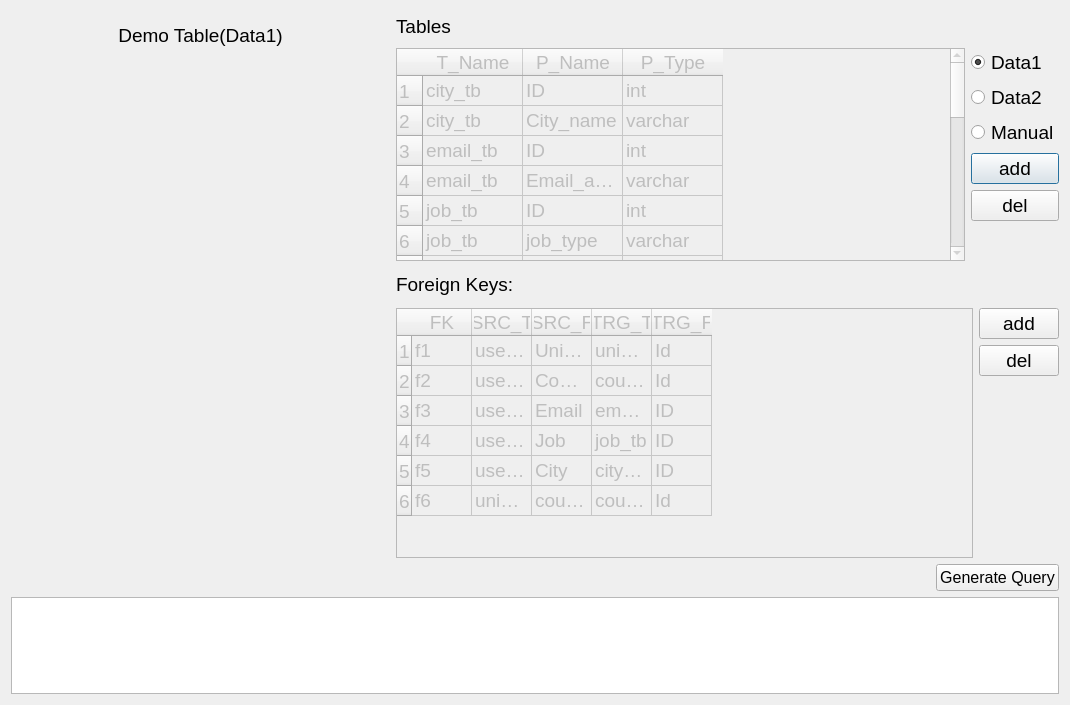
<?xml version="1.0" encoding="UTF-8"?>
<ui version="4.0">
 <class>MainDlg</class>
 <widget class="QDialog" name="MainDlg">
  <property name="geometry">
   <rect>
    <x>0</x>
    <y>0</y>
    <width>1070</width>
    <height>705</height>
   </rect>
  </property>
  <property name="font">
   <font>
    <pointsize>14</pointsize>
   </font>
  </property>
  <property name="windowTitle">
   <string>Dialog</string>
  </property>
  <layout class="QGridLayout" name="gridLayout" rowstretch="6,1" columnstretch="4,7">
   <item row="0" column="0">
    <layout class="QVBoxLayout" name="verticalLayout_4" stretch="1,11">
     <item>
      <widget class="QLabel" name="label_2">
       <property name="text">
        <string>Demo Table(Data1)</string>
       </property>
       <property name="alignment">
        <set>Qt::AlignCenter</set>
       </property>
      </widget>
     </item>
     <item>
      <widget class="QLabel" name="label">
       <property name="styleSheet">
        <string notr="true"/>
       </property>
       <property name="text">
        <string/>
       </property>
       <property name="pixmap">
        <pixmap>ER_table.png</pixmap>
       </property>
      </widget>
     </item>
    </layout>
   </item>
   <item row="0" column="1">
    <layout class="QVBoxLayout" name="verticalLayout_3" stretch="7,1,7,1">
     <item>
      <layout class="QVBoxLayout" name="verticalLayout_5" stretch="1,7">
       <item>
        <widget class="QLabel" name="label_6">
         <property name="text">
          <string>Tables</string>
         </property>
        </widget>
       </item>
       <item>
        <layout class="QHBoxLayout" name="horizontalLayout_4">
         <item>
          <widget class="QTableWidget" name="tableWidget">
           <property name="enabled">
            <bool>false</bool>
           </property>
           <attribute name="horizontalHeaderDefaultSectionSize">
            <number>100</number>
           </attribute>
           <row>
            <property name="text">
             <string>1</string>
            </property>
           </row>
           <row>
            <property name="text">
             <string>2</string>
            </property>
           </row>
           <row>
            <property name="text">
             <string>3</string>
            </property>
           </row>
           <row>
            <property name="text">
             <string>4</string>
            </property>
           </row>
           <row>
            <property name="text">
             <string>5</string>
            </property>
           </row>
           <row>
            <property name="text">
             <string>6</string>
            </property>
           </row>
           <row>
            <property name="text">
             <string>7</string>
            </property>
           </row>
           <row>
            <property name="text">
             <string>8</string>
            </property>
           </row>
           <row>
            <property name="text">
             <string>9</string>
            </property>
           </row>
           <row>
            <property name="text">
             <string>10</string>
            </property>
           </row>
           <row>
            <property name="text">
             <string>11</string>
            </property>
           </row>
           <row>
            <property name="text">
             <string>12</string>
            </property>
           </row>
           <row>
            <property name="text">
             <string>13</string>
            </property>
           </row>
           <row>
            <property name="text">
             <string>14</string>
            </property>
           </row>
           <row>
            <property name="text">
             <string>15</string>
            </property>
           </row>
           <row>
            <property name="text">
             <string>16</string>
            </property>
           </row>
           <row>
            <property name="text">
             <string>17</string>
            </property>
           </row>
           <row>
            <property name="text">
             <string>18</string>
            </property>
           </row>
           <row>
            <property name="text">
             <string>19</string>
            </property>
           </row>
           <row>
            <property name="text">
             <string>20</string>
            </property>
           </row>
           <column>
            <property name="text">
             <string>T_Name</string>
            </property>
           </column>
           <column>
            <property name="text">
             <string>P_Name</string>
            </property>
           </column>
           <column>
            <property name="text">
             <string>P_Type</string>
            </property>
           </column>
           <item row="0" column="0">
            <property name="text">
             <string>city_tb</string>
            </property>
           </item>
           <item row="0" column="1">
            <property name="text">
             <string>ID</string>
            </property>
           </item>
           <item row="0" column="2">
            <property name="text">
             <string>int</string>
            </property>
           </item>
           <item row="1" column="0">
            <property name="text">
             <string>city_tb</string>
            </property>
           </item>
           <item row="1" column="1">
            <property name="text">
             <string>City_name</string>
            </property>
           </item>
           <item row="1" column="2">
            <property name="text">
             <string>varchar</string>
            </property>
           </item>
           <item row="2" column="0">
            <property name="text">
             <string>email_tb</string>
            </property>
           </item>
           <item row="2" column="1">
            <property name="text">
             <string>ID</string>
            </property>
           </item>
           <item row="2" column="2">
            <property name="text">
             <string>int</string>
            </property>
           </item>
           <item row="3" column="0">
            <property name="text">
             <string>email_tb</string>
            </property>
           </item>
           <item row="3" column="1">
            <property name="text">
             <string>Email_addr</string>
            </property>
           </item>
           <item row="3" column="2">
            <property name="text">
             <string>varchar</string>
            </property>
           </item>
           <item row="4" column="0">
            <property name="text">
             <string>job_tb</string>
            </property>
           </item>
           <item row="4" column="1">
            <property name="text">
             <string>ID</string>
            </property>
           </item>
           <item row="4" column="2">
            <property name="text">
             <string>int</string>
            </property>
           </item>
           <item row="5" column="0">
            <property name="text">
             <string>job_tb</string>
            </property>
           </item>
           <item row="5" column="1">
            <property name="text">
             <string>job_type</string>
            </property>
           </item>
           <item row="5" column="2">
            <property name="text">
             <string>varchar</string>
            </property>
           </item>
           <item row="6" column="0">
            <property name="text">
             <string>user_tb</string>
            </property>
           </item>
           <item row="6" column="1">
            <property name="text">
             <string>ID</string>
            </property>
           </item>
           <item row="6" column="2">
            <property name="text">
             <string>int</string>
            </property>
           </item>
           <item row="7" column="0">
            <property name="text">
             <string>user_tb</string>
            </property>
           </item>
           <item row="7" column="1">
            <property name="text">
             <string>Name</string>
            </property>
           </item>
           <item row="7" column="2">
            <property name="text">
             <string>A</string>
            </property>
           </item>
           <item row="8" column="0">
            <property name="text">
             <string>user_tb</string>
            </property>
           </item>
           <item row="8" column="1">
            <property name="text">
             <string>University</string>
            </property>
           </item>
           <item row="8" column="2">
            <property name="text">
             <string>int</string>
            </property>
           </item>
           <item row="9" column="0">
            <property name="text">
             <string>user_tb</string>
            </property>
           </item>
           <item row="9" column="1">
            <property name="text">
             <string>Sex</string>
            </property>
           </item>
           <item row="9" column="2">
            <property name="text">
             <string>varchar</string>
            </property>
           </item>
           <item row="10" column="0">
            <property name="text">
             <string>user_tb</string>
            </property>
           </item>
           <item row="10" column="1">
            <property name="text">
             <string>Age</string>
            </property>
           </item>
           <item row="10" column="2">
            <property name="text">
             <string>int</string>
            </property>
           </item>
           <item row="11" column="0">
            <property name="text">
             <string>user_tb</string>
            </property>
           </item>
           <item row="11" column="1">
            <property name="text">
             <string>Country</string>
            </property>
           </item>
           <item row="11" column="2">
            <property name="text">
             <string>int</string>
            </property>
           </item>
           <item row="12" column="0">
            <property name="text">
             <string>user_tb</string>
            </property>
           </item>
           <item row="12" column="1">
            <property name="text">
             <string>City</string>
            </property>
           </item>
           <item row="12" column="2">
            <property name="text">
             <string>int</string>
            </property>
           </item>
           <item row="13" column="0">
            <property name="text">
             <string>user_tb</string>
            </property>
           </item>
           <item row="13" column="1">
            <property name="text">
             <string>Email</string>
            </property>
           </item>
           <item row="13" column="2">
            <property name="text">
             <string>int</string>
            </property>
           </item>
           <item row="14" column="0">
            <property name="text">
             <string>user_tb</string>
            </property>
           </item>
           <item row="14" column="1">
            <property name="text">
             <string>Job</string>
            </property>
           </item>
           <item row="14" column="2">
            <property name="text">
             <string>int</string>
            </property>
           </item>
           <item row="15" column="0">
            <property name="text">
             <string>university_tb</string>
            </property>
           </item>
           <item row="15" column="1">
            <property name="text">
             <string>Id</string>
            </property>
           </item>
           <item row="15" column="2">
            <property name="text">
             <string>int</string>
            </property>
           </item>
           <item row="16" column="0">
            <property name="text">
             <string>university_tb</string>
            </property>
           </item>
           <item row="16" column="1">
            <property name="text">
             <string>university_name</string>
            </property>
           </item>
           <item row="16" column="2">
            <property name="text">
             <string>varchar</string>
            </property>
           </item>
           <item row="17" column="0">
            <property name="text">
             <string>university_tb</string>
            </property>
           </item>
           <item row="17" column="1">
            <property name="text">
             <string>country</string>
            </property>
           </item>
           <item row="17" column="2">
            <property name="text">
             <string>int</string>
            </property>
           </item>
           <item row="18" column="0">
            <property name="text">
             <string>country_tb</string>
            </property>
           </item>
           <item row="18" column="1">
            <property name="text">
             <string>Id</string>
            </property>
           </item>
           <item row="18" column="2">
            <property name="text">
             <string>int</string>
            </property>
           </item>
           <item row="19" column="0">
            <property name="text">
             <string>country_tb</string>
            </property>
           </item>
           <item row="19" column="1">
            <property name="text">
             <string>country_name</string>
            </property>
           </item>
           <item row="19" column="2">
            <property name="text">
             <string>varchar</string>
            </property>
           </item>
          </widget>
         </item>
         <item>
          <layout class="QVBoxLayout" name="verticalLayout_6">
           <item>
            <widget class="QRadioButton" name="rdbtn1">
             <property name="text">
              <string>Data1</string>
             </property>
             <property name="checked">
              <bool>true</bool>
             </property>
            </widget>
           </item>
           <item>
            <widget class="QRadioButton" name="rdbtn2">
             <property name="text">
              <string>Data2</string>
             </property>
            </widget>
           </item>
           <item>
            <widget class="QRadioButton" name="rdbtn3">
             <property name="text">
              <string>Manual</string>
             </property>
            </widget>
           </item>
           <item>
            <widget class="QPushButton" name="btn_pr_add">
             <property name="text">
              <string>add</string>
             </property>
            </widget>
           </item>
           <item>
            <widget class="QPushButton" name="btn_pr_del">
             <property name="text">
              <string>del</string>
             </property>
            </widget>
           </item>
           <item>
            <spacer name="verticalSpacer_3">
             <property name="orientation">
              <enum>Qt::Vertical</enum>
             </property>
             <property name="sizeHint" stdset="0">
              <size>
               <width>20</width>
               <height>40</height>
              </size>
             </property>
            </spacer>
           </item>
          </layout>
         </item>
        </layout>
       </item>
      </layout>
     </item>
     <item>
      <widget class="QLabel" name="label_5">
       <property name="text">
        <string>Foreign Keys:</string>
       </property>
      </widget>
     </item>
     <item>
      <layout class="QHBoxLayout" name="horizontalLayout_2">
       <item>
        <widget class="QTableWidget" name="tableWidget_2">
         <property name="enabled">
          <bool>false</bool>
         </property>
         <attribute name="horizontalHeaderDefaultSectionSize">
          <number>60</number>
         </attribute>
         <row>
          <property name="text">
           <string>1</string>
          </property>
         </row>
         <row>
          <property name="text">
           <string>2</string>
          </property>
         </row>
         <row>
          <property name="text">
           <string>3</string>
          </property>
         </row>
         <row>
          <property name="text">
           <string>4</string>
          </property>
         </row>
         <row>
          <property name="text">
           <string>5</string>
          </property>
         </row>
         <row>
          <property name="text">
           <string>6</string>
          </property>
         </row>
         <column>
          <property name="text">
           <string>FK</string>
          </property>
         </column>
         <column>
          <property name="text">
           <string>SRC_T</string>
          </property>
         </column>
         <column>
          <property name="text">
           <string>SRC_F</string>
          </property>
         </column>
         <column>
          <property name="text">
           <string>TRG_T</string>
          </property>
         </column>
         <column>
          <property name="text">
           <string>TRG_F</string>
          </property>
         </column>
         <item row="0" column="0">
          <property name="text">
           <string>f1</string>
          </property>
         </item>
         <item row="0" column="1">
          <property name="text">
           <string>user_tb</string>
          </property>
         </item>
         <item row="0" column="2">
          <property name="text">
           <string>University</string>
          </property>
         </item>
         <item row="0" column="3">
          <property name="text">
           <string>university_tb</string>
          </property>
         </item>
         <item row="0" column="4">
          <property name="text">
           <string>Id</string>
          </property>
         </item>
         <item row="1" column="0">
          <property name="text">
           <string>f2</string>
          </property>
         </item>
         <item row="1" column="1">
          <property name="text">
           <string>user_tb</string>
          </property>
         </item>
         <item row="1" column="2">
          <property name="text">
           <string>Country</string>
          </property>
         </item>
         <item row="1" column="3">
          <property name="text">
           <string>country_tb</string>
          </property>
         </item>
         <item row="1" column="4">
          <property name="text">
           <string>Id</string>
          </property>
         </item>
         <item row="2" column="0">
          <property name="text">
           <string>f3</string>
          </property>
         </item>
         <item row="2" column="1">
          <property name="text">
           <string>user_tb</string>
          </property>
         </item>
         <item row="2" column="2">
          <property name="text">
           <string>Email</string>
          </property>
         </item>
         <item row="2" column="3">
          <property name="text">
           <string>email_tb</string>
          </property>
         </item>
         <item row="2" column="4">
          <property name="text">
           <string>ID</string>
          </property>
         </item>
         <item row="3" column="0">
          <property name="text">
           <string>f4</string>
          </property>
         </item>
         <item row="3" column="1">
          <property name="text">
           <string>user_tb</string>
          </property>
         </item>
         <item row="3" column="2">
          <property name="text">
           <string>Job</string>
          </property>
         </item>
         <item row="3" column="3">
          <property name="text">
           <string>job_tb</string>
          </property>
         </item>
         <item row="3" column="4">
          <property name="text">
           <string>ID</string>
          </property>
         </item>
         <item row="4" column="0">
          <property name="text">
           <string>f5</string>
          </property>
         </item>
         <item row="4" column="1">
          <property name="text">
           <string>user_tb</string>
          </property>
         </item>
         <item row="4" column="2">
          <property name="text">
           <string>City</string>
          </property>
         </item>
         <item row="4" column="3">
          <property name="text">
           <string>city_tb</string>
          </property>
         </item>
         <item row="4" column="4">
          <property name="text">
           <string>ID</string>
          </property>
         </item>
         <item row="5" column="0">
          <property name="text">
           <string>f6</string>
          </property>
         </item>
         <item row="5" column="1">
          <property name="text">
           <string>university_tb</string>
          </property>
         </item>
         <item row="5" column="2">
          <property name="text">
           <string>country</string>
          </property>
         </item>
         <item row="5" column="3">
          <property name="text">
           <string>country_tb</string>
          </property>
         </item>
         <item row="5" column="4">
          <property name="text">
           <string>Id</string>
          </property>
         </item>
        </widget>
       </item>
       <item>
        <layout class="QVBoxLayout" name="verticalLayout_2">
         <item>
          <widget class="QPushButton" name="btn_fk_add">
           <property name="text">
            <string>add</string>
           </property>
          </widget>
         </item>
         <item>
          <widget class="QPushButton" name="btn_fk_del">
           <property name="text">
            <string>del</string>
           </property>
          </widget>
         </item>
         <item>
          <spacer name="verticalSpacer_2">
           <property name="orientation">
            <enum>Qt::Vertical</enum>
           </property>
           <property name="sizeHint" stdset="0">
            <size>
             <width>20</width>
             <height>40</height>
            </size>
           </property>
          </spacer>
         </item>
        </layout>
       </item>
      </layout>
     </item>
     <item>
      <layout class="QHBoxLayout" name="horizontalLayout_3">
       <item>
        <spacer name="horizontalSpacer">
         <property name="orientation">
          <enum>Qt::Horizontal</enum>
         </property>
         <property name="sizeHint" stdset="0">
          <size>
           <width>40</width>
           <height>20</height>
          </size>
         </property>
        </spacer>
       </item>
       <item>
        <widget class="QPushButton" name="btn_gen_query">
         <property name="font">
          <font>
           <pointsize>12</pointsize>
          </font>
         </property>
         <property name="text">
          <string>Generate Query</string>
         </property>
        </widget>
       </item>
      </layout>
     </item>
    </layout>
   </item>
   <item row="1" column="0" colspan="2">
    <widget class="QPlainTextEdit" name="plainTextEdit">
     <property name="enabled">
      <bool>true</bool>
     </property>
    </widget>
   </item>
  </layout>
 </widget>
 <resources/>
 <connections/>
</ui>
